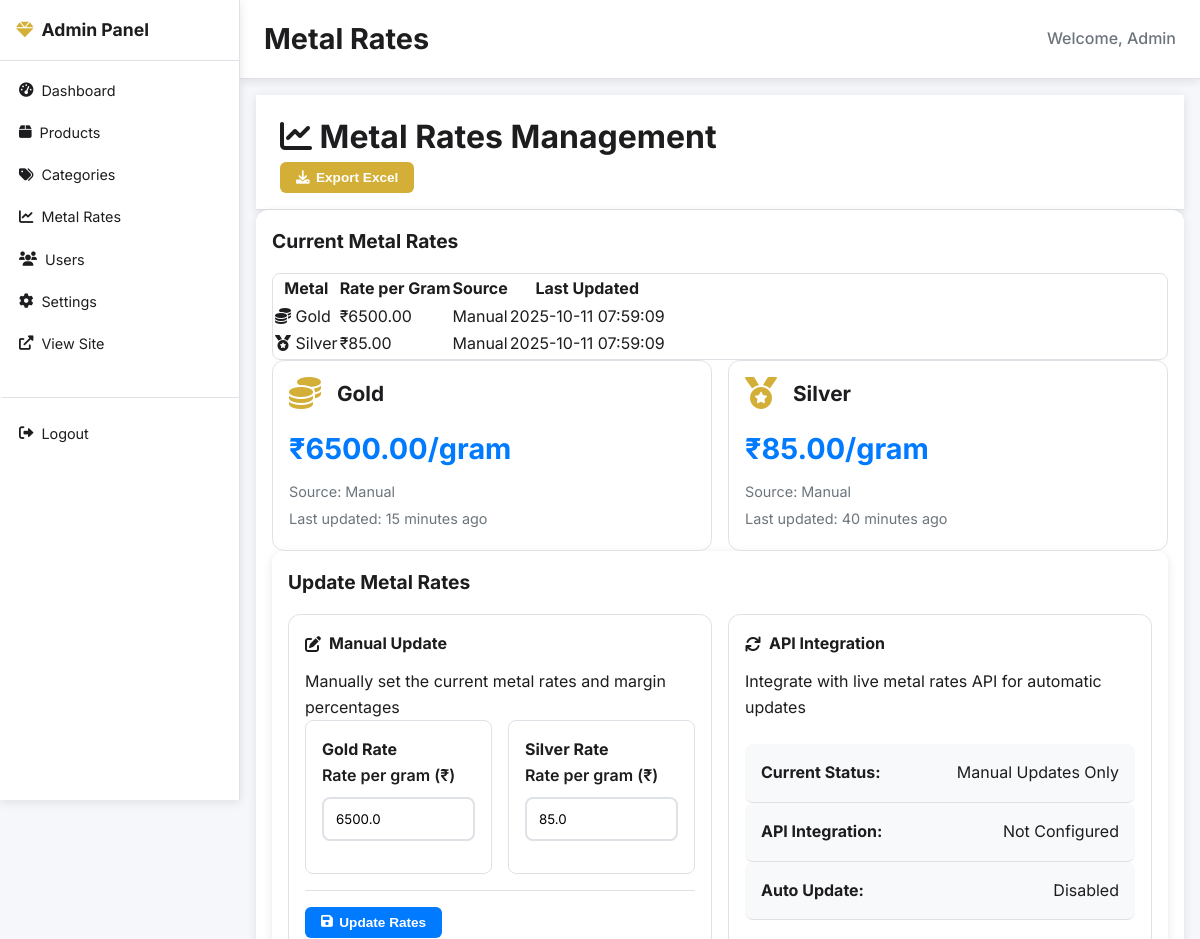
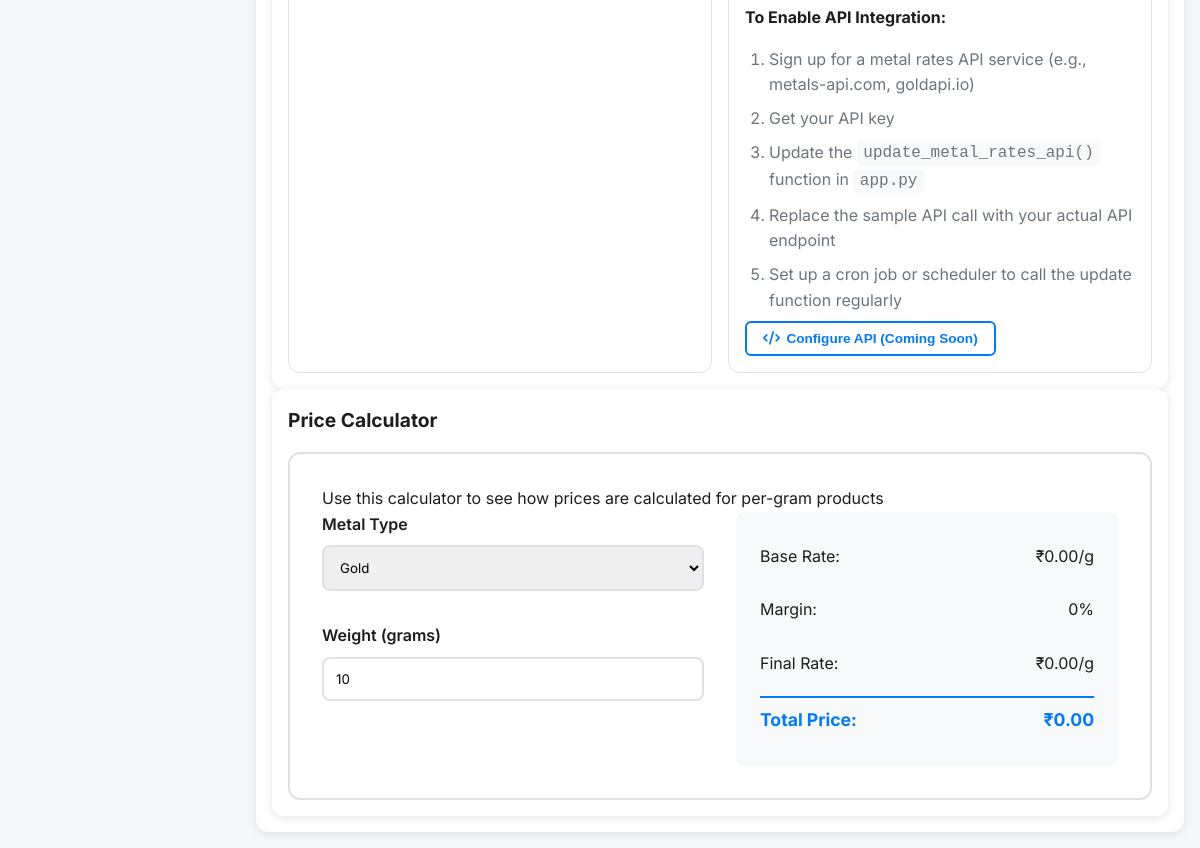
The app's page /admin/rates (signed in) with its own data (2 pictures, top to bottom).
### tables this page shows
CREATE TABLE metal_rates (
        id INTEGER PRIMARY KEY,
        metal TEXT UNIQUE NOT NULL,
        rate_per_gram REAL NOT NULL,
        source TEXT DEFAULT 'Manual',
        fetched_at TIMESTAMP DEFAULT CURRENT_TIMESTAMP
    );

### app_simple.py (the view)
@app.route('/admin/rates')
def admin_rates():
    if 'user_id' not in session:
        return redirect(url_for('admin_login'))
    rates = get_metal_rates()
    return render_template('admin/rates.html', rates=rates)

### app_simple.py (called while the page is built)
def get_db():
    return sqlite3.connect('samrat_jewellers.db')

def get_metal_rates():
    conn = get_db()
    c = conn.cursor()
    c.execute('SELECT * FROM metal_rates')
    rates = c.fetchall()
    conn.close()
    rate_dict = {}
    for rate in rates:
        rate_dict[rate[1]] = {
            'rate_per_gram': rate[2],
            'source': rate[3],
            'fetched_at': rate[4]
        }
    return rate_dict

### templates/admin/rates.html (shortened to what this page needs)
{% extends "admin/base.html" %}
{% block page_title %}Metal Rates{% endblock %}
{% block content %}
<div class="admin-header">
    <div class="header-left">
        <h1><i class="fas fa-chart-line"></i> Metal Rates Management</h1>
    </div>
    <div class="header-right">
        <button onclick="exportRates()" class="btn btn-secondary">
            <i class="fas fa-download"></i> Export Excel
        </button>
    </div>
</div>
<div class="rates-section">
    <div class="current-rates">
        <h2>Current Metal Rates</h2>
        <div class="table-container">
            <table class="admin-table" id="ratesTable">
                <thead>
                    <tr>
                        <th>Metal</th>
                        <th>Rate per Gram</th>
                        <th>Source</th>
                        <th>Last Updated</th>
                    </tr>
                </thead>
                <tbody>
                    {% if rates.gold %}
                    <tr>
                        <td><i class="fas fa-coins"></i> Gold</td>
                        <td>₹{{ "%.2f"|format(rates.gold.rate_per_gram) }}</td>
                        <td>{{ rates.gold.source }}</td>
                        <td>{{ rates.gold.fetched_at[:19] if rates.gold.fetched_at else 'N/A' }}</td>
                    </tr>
                    {% endif %}
                    {% if rates.silver %}
                    <tr>
                        <td><i class="fas fa-medal"></i> Silver</td>
                        <td>₹{{ "%.2f"|format(rates.silver.rate_per_gram) }}</td>
                        <td>{{ rates.silver.source }}</td>
                        <td>{{ rates.silver.fetched_at[:19] if rates.silver.fetched_at else 'N/A' }}</td>
                    </tr>
                    {% endif %}
                </tbody>
            </table>
        </div>
        <div class="rates-grid">
            {% if rates.gold %}
            <div class="rate-card">
                <div class="rate-header">
                    <i class="fas fa-coins"></i>
                    <h3>Gold</h3>
                </div>
                <div class="rate-info">
                    <div class="rate-price">₹{{ "%.2f"|format(rates.gold.rate_per_gram) }}/gram</div>
                    <div class="rate-source">Source: {{ rates.gold.source }}</div>
                    <div class="rate-time">
                        {% set time_diff = 15 %}
                        Last updated:
                        {% if time_diff < 60 %}
                            {{ "%.0f"|format(time_diff) }} minutes ago
                        {% else %}
                            {{ "%.1f"|format(time_diff/60) }} hours ago
                        {% endif %}
                    </div>
                </div>
            </div>
            {% endif %}
            {% if rates.silver %}
            <div class="rate-card">
                <div class="rate-header">
                    <i class="fas fa-medal"></i>
                    <h3>Silver</h3>
                </div>
                <div class="rate-info">
                    <div class="rate-info">
                    <div class="rate-price">₹{{ "%.2f"|format(rates.silver.rate_per_gram) }}/gram</div>
                    <div class="rate-source">Source: {{ rates.silver.source }}</div>
                    <div class="rate-time">
                        {% set time_diff = 40 %}
                        Last updated:
                        {% if time_diff < 60 %}
                            {{ "%.0f"|format(time_diff) }} minutes ago
                        {% else %}
                            {{ "%.1f"|format(time_diff/60) }} hours ago
                        {% endif %}
                    </div>
                </div>
            </div>
            {% endif %}
        </div>
    </div>
    <div class="update-rates">
        <h2>Update Metal Rates</h2>
        <div class="update-options">
            <div class="update-card">
                <h3><i class="fas fa-edit"></i> Manual Update</h3>
                <p>Manually set the current metal rates and margin percentages</p>
                <form method="POST" action="{{ url_for('admin_update_rates') }}" class="rates-form">
                    <div class="form-grid">
                        <div class="form-section">
                            <h4>Gold Rate</h4>
                            <div class="form-group">
                                <label for="gold_rate">Rate per gram (₹)</label>
                                <input type="number" id="gold_rate" name="gold_rate" step="0.01"
                                       value="{{ rates.gold.rate_per_gram if rates.gold else 6500 }}" required>
                            </div>
                        </div>
                        <div class="form-section">
                            <h4>Silver Rate</h4>
                            <div class="form-group">
                                <label for="silver_rate">Rate per gram (₹)</label>
                                <input type="number" id="silver_rate" name="silver_rate" step="0.01"
                                       value="{{ rates.silver.rate_per_gram if rates.silver else 85 }}" required>
                            </div>
                        </div>
                    </div>
                    <div class="form-actions">
                        <button type="submit" class="btn btn-primary">
                            <i class="fas fa-save"></i> Update Rates
                        </button>
                    </div>
                </form>
            </div>
            <div class="update-card">
                <h3><i class="fas fa-sync"></i> API Integration</h3>
                <p>Integrate with live metal rates API for automatic updates</p>
                <div class="api-info">
                    <div class="info-item">
                        <strong>Current Status:</strong> Manual Updates Only
                    </div>
                    <div class="info-item">
                        <strong>API Integration:</strong> Not Configured
                    </div>
                    <div class="info-item">
                        <strong>Auto Update:</strong> Disabled
                    </div>
                </div>
                <div class="api-instructions">
                    <h4>To Enable API Integration:</h4>
                    <ol>
                        <li>Sign up for a metal rates API service (e.g., metals-api.com, goldapi.io)</li>
                        <li>Get your API key</li>
                        <li>Update the <code>update_metal_rates_api()</code> function in <code>app.py</code></li>
                        <li>Replace the sample API call with your actual API endpoint</li>
                        <li>Set up a cron job or scheduler to call the update function regularly</li>
                    </ol>
                </div>
                <button class="btn btn-outline" disabled>
                    <i class="fas fa-code"></i> Configure API (Coming Soon)
                </button>
            </div>
        </div>
    </div>
    <div class="rate-calculator">
        <h2>Price Calculator</h2>
        <div class="calculator-card">
            <p>Use this calculator to see how prices are calculated for per-gram products</p>
            <div class="calc-form">
                <div class="calc-inputs">
                    <div class="form-group">
                        <label for="calc_metal">Metal Type</label>
                        <select id="calc_metal" onchange="updateCalculator()">
                            <option value="gold">Gold</option>
                        </select>
                    </div>
                    <div class="form-group">
                        <label for="calc_weight">Weight (grams)</label>
                        <input type="number" id="calc_weight" step="0.001" value="10" onchange="updateCalculator()">
                    </div>
                </div>
                <div class="calc-result">
                    <div class="calc-breakdown">
                        <div class="calc-line">
                            <span>Base Rate:</span>
                            <span id="calc_base_rate">₹0.00/g</span>
                        </div>
                        <div class="calc-line">
                            <span>Margin:</span>
                            <span id="calc_margin">0%</span>
                        </div>
                        <div class="calc-line">
                            <span>Final Rate:</span>
                            <span id="calc_final_rate">₹0.00/g</span>
                        </div>
                        <div class="calc-line total">
                            <span>Total Price:</span>
                            <span id="calc_total">₹0.00</span>
                        </div>
                    </div>
                </div>
            </div>
        </div>
    </div>
</div>
{% endblock %}

### records on screen
metal_rates: gold.rate_per_gram "6500.00", gold.source "Manual", gold "2025-10-11 07:59:09", gold_rate "6500.0"
metal_rates: silver.rate_per_gram "85.00", silver.source "Manual", silver "2025-10-11 07:59:09", silver_rate "85.0"

### other values on screen
{{ session.user_name }} "Admin"
{{ "%.0f"|format(time_diff) }} "15"
{{ "%.0f"|format(time_diff) }} "40"
